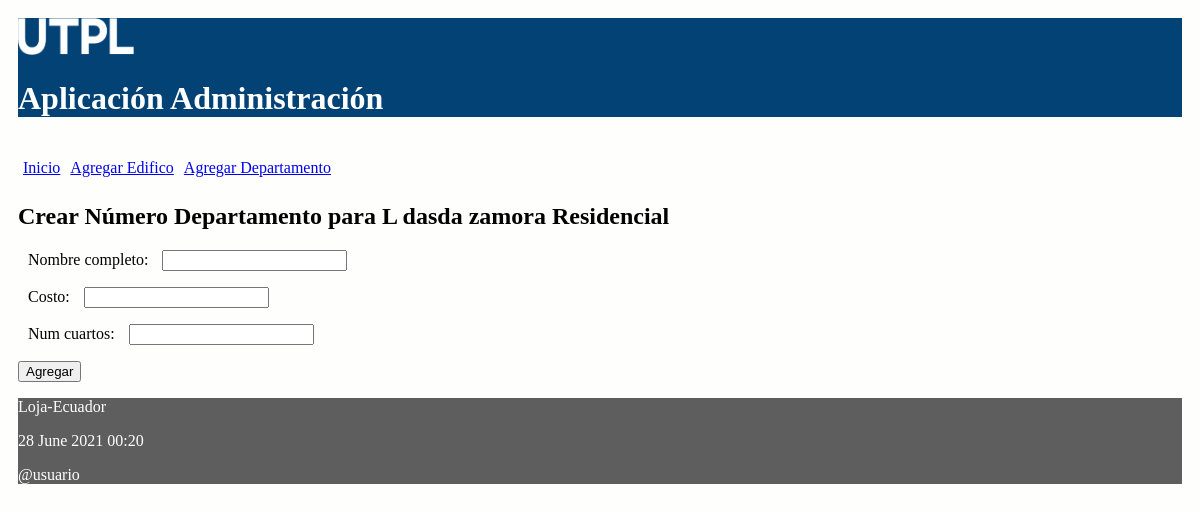
The page /crear/Departamento/departamento/depart/3 on the database as committed earlier.
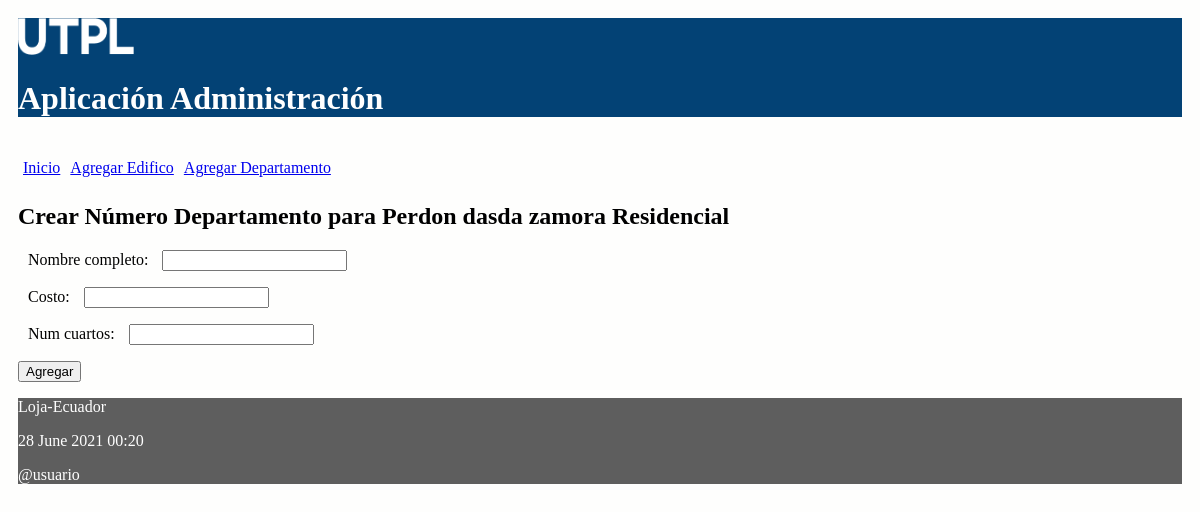
The same page on the database as committed later.
### administrativo/models.py (models this page shows)
class Edificio(models.Model):
    nombre = models.CharField(max_length=30)
    direccion = models.CharField(max_length=30)
    ciudad = models.CharField(max_length=30)
    opciones_tipo=(
        ('Residencial','residencial'),
        ('Comercial','comercial'),
        )
    tipo = models.CharField(max_length=20, choices=opciones_tipo)
    def __str__(self):
        return "%s %s %s %s" % (self.nombre,
                self.direccion,
                self.ciudad,
                self.tipo)

### administrativo/views.py (the view)
# urls.py: path('crear/Departamento/departamento/depart/<int:id>', views.crear_numero_Departamento,
def crear_numero_Departamento(request, id):
    edificio = Edificio.objects.get(pk=id)
    if request.method=='POST':
        formulario = NumeroDepartamentoForm(edificio, request.POST)
        print(formulario.errors)
        if formulario.is_valid():
            formulario.save()
            return redirect(index)
    else:
        formulario = NumeroDepartamentoForm(edificio)
    diccionario = {'formulario': formulario, 'edificio': edificio}
    return render(request, 'crearNumero_Departamento.html', diccionario)

### administrativo/forms.py (shortened to what this page needs)
class NumeroDepartamentoForm(ModelForm):
    def __init__(self, edificio, *args, **kwargs):
        super(NumeroDepartamentoForm, self).__init__(*args, **kwargs)
        self.initial['edificio'] = edificio
        self.fields["edificio"].widget = forms.widgets.HiddenInput()
        print(edificio)
    class Meta:
        model = Departamento
        fields = ['nombre_completo', 'costo', 'num_cuartos', 'edificio']

### administrativo/templates/crearNumero_Departamento.html (shortened to what this page needs)
{% extends "master.html" %}
{% block content %}
<h2>Crear Número Departamento para {{edificio}}</h3>
<form action="" method="post">
  {{formulario.as_p}}
  <p><input type='submit' value='Agregar'/></p>
</form>
{% endblock %}

Rows that differ between the two databases and show on the page:
changed Edificio: nombre+direccion+ciudad "L dasda zamora Residencial" → "Perdon dasda zamora Residencial"
